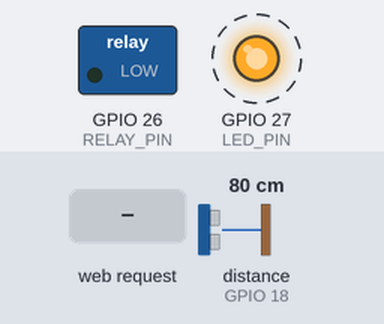
Recording of a sketch running on a simulated ESP32. Parts: switched loads named in the sketch (green lamp = pin HIGH), output pins drawn as LEDs (lit = HIGH). Wiring (inferred from the names in the program): ultrasonic range finder: trigger GPIO 5; echo GPIO 18. Dashed ring = blinking. The test bench sets the inputs (shaded band); at power-on: distance to the obstacle (sensor on GPIO 18) 80 cm. The echo pulse lasts 58.3 µs per cm; WiFi joins after 1.5 s; servers stay silent unless stated; pins used as bus, display or sensor lines are not drawn; what the sketch prints to the serial monitor is not drawn.

Above: at 2.59 s.
2.9 s: distance to the obstacle (sensor on GPIO 18) set to 12 cm
At 3.41 s:
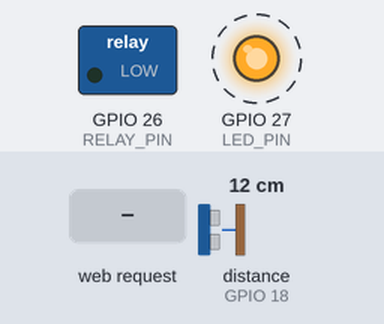
5.9 s: distance to the obstacle (sensor on GPIO 18) set to 9 cm
At 7.2 s:
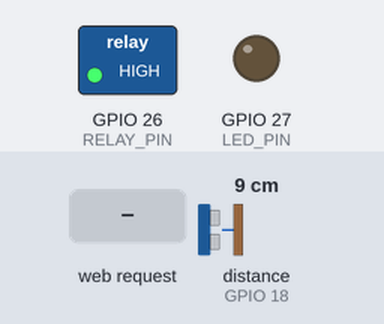
7.5 s: HTTP request GET /set?full=1&empty=1&height=1 received
At 8.07 s:
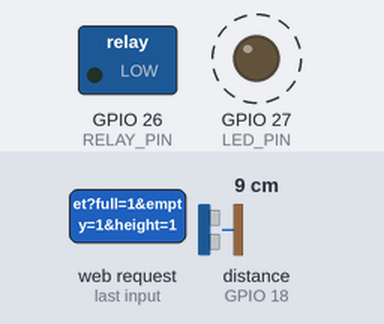
10.5 s: HTTP request GET /set?full=120 received
At 10.58 s:
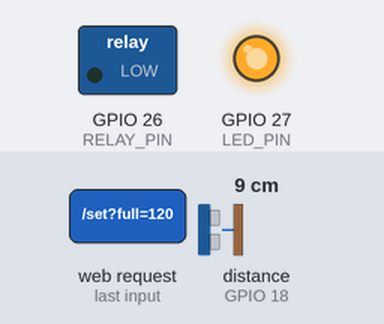
12.1 s: distance to the obstacle (sensor on GPIO 18) set to 118 cm
13.6 s: distance to the obstacle (sensor on GPIO 18) set to 126 cm
At 13.87 s:
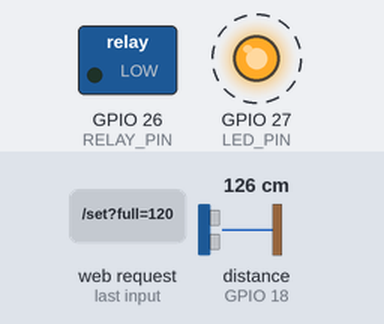
Timing chart, 0 to 17.6 s (numbered marks = the images above; inputs shaded):
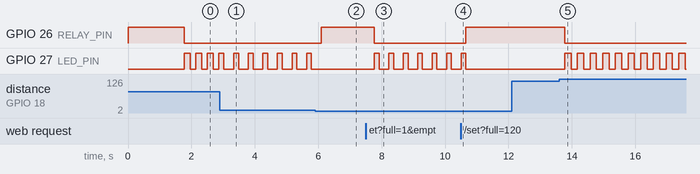

Measured:
- the behaviour switches between 11 and 10 cm on distance to the obstacle (sensor on GPIO 18) (found by bisection; images 1 and 2)
- the behaviour switches between 121 and 122 cm on distance to the obstacle (sensor on GPIO 18) (found by bisection; images 4 and 5)
- after the input at 2.9 s, GPIO 27 (LED_PIN): alternates HIGH for 0.15 s and LOW for 0.31 s, starting after 0.43 s
- after the input at 5.9 s, GPIO 26 (RELAY_PIN): LOW → HIGH after 0.19 s; GPIO 27 (LED_PIN): stops changing and stays LOW
- after the input at 7.5 s, GPIO 26 (RELAY_PIN): HIGH → LOW after 0.27 s; GPIO 27 (LED_PIN): alternates HIGH for 0.15 s and LOW for 0.30 s, starting after 0.27 s
- after the input at 10.5 s, GPIO 26 (RELAY_PIN): LOW → HIGH after 0.16 s; GPIO 27 (LED_PIN): goes on until 10.7 s, then stays LOW
- after the input at 12.1 s, every drawn part: stays the same
- after the input at 13.6 s, GPIO 26 (RELAY_PIN): HIGH → LOW after 0.17 s; GPIO 27 (LED_PIN): alternates HIGH for 0.20 s and LOW for 0.20 s, starting after 0.17 s
- by itself, GPIO 27 (LED_PIN): alternates HIGH for 0.18 s and LOW for 0.18 s

The sketch:

code.ino
```cpp
#include <WiFi.h>
#include <WebServer.h>

// ===================== Pins =====================
#define TRIG_PIN   5
#define ECHO_PIN   18
#define RELAY_PIN  26   // Active-LOW relay: LOW=ON, HIGH=OFF
#define LED_PIN    27

// ===================== Network ==================
const char* ssid     = "A9";
const char* password = "anshattre09";

// ===================== Tank Config ===============
float tank_height_cm         = 25.0;  // Total tank height (cm)
float full_threshold_cm      = 10.0;  // Gap <= this => tank considered full => valve OFF
float empty_threshold_cm     = 23.0;  // Gap >= this => tank considered empty => valve ON

// Sanity: empty should be > full for hysteresis
// ===============================================

WebServer server(80);

// ===================== State ====================
volatile bool valveOn     = false;   // true => relay LOW, valve open
float last_distance_cm    = -1.0;    // last valid distance reading
bool sensor_ok            = false;
unsigned long boot_ms     = 0;

// LED blink (non-blocking)
unsigned long lastBlinkMs = 0;
const unsigned long BLINK_ON_MS  = 120;
const unsigned long BLINK_OFF_MS = 180;
bool ledState = false;

// ===================== Utils ====================
static inline void valveWrite(bool on) {
  digitalWrite(RELAY_PIN, on ? LOW : HIGH); // Active-LOW
  valveOn = on;
}

static inline void corsHeaders() {
  server.sendHeader("Access-Control-Allow-Origin", "*");
  server.sendHeader("Access-Control-Allow-Methods", "GET,POST,OPTIONS");
  server.sendHeader("Access-Control-Allow-Headers", "Content-Type");
}

float readDistanceOnce() {
  digitalWrite(TRIG_PIN, LOW);
  delayMicroseconds(2);
  digitalWrite(TRIG_PIN, HIGH);
  delayMicroseconds(10);
  digitalWrite(TRIG_PIN, LOW);

  // Timeout 30ms ~ 5m max
  unsigned long duration = pulseIn(ECHO_PIN, HIGH, 30000UL);
  if (duration == 0) return -1.0f;

  // Speed of sound ~0.0343 cm/us (20-25C typical)
  float d = (duration * 0.0343f) / 2.0f;
  return d;
}

// Take multiple samples with simple outlier resistance
float getDistanceAveraged(uint8_t samples = 7) {
  float acc = 0.0f;
  uint8_t good = 0;

  for (uint8_t i = 0; i < samples; i++) {
    float d = readDistanceOnce();
    if (d > 0 && d < 1000) { // sanity cap
      acc += d;
      good++;
    }
    delay(20);
  }

  if (good == 0) return -1.0f;
  return acc / good;
}

String jsonStatus() {
  float gap = last_distance_cm;
  float level_cm = (gap < 0) ? -1 : max(0.0f, tank_height_cm - gap);
  float level_pct = (gap < 0) ? -1 : (100.0f * level_cm / tank_height_cm);
  String ip = WiFi.localIP().toString();

  String j = "{";
  j += "\"ip\":\"" + ip + "\",";
  j += "\"uptime_ms\":" + String(millis() - boot_ms) + ",";
  j += "\"sensor_ok\":" + String(sensor_ok ? "true" : "false") + ",";
  j += "\"distance_cm\":" + String(last_distance_cm, 1) + ",";
  j += "\"level_cm\":" + String(level_cm, 1) + ",";
  j += "\"level_percent\":" + String(level_pct, 1) + ",";
  j += "\"valveOn\":" + String(valveOn ? "true" : "false") + ",";
  j += "\"thresholds\":{\"full_cm\":" + String(full_threshold_cm, 1) +
       ",\"empty_cm\":" + String(empty_threshold_cm, 1) + "},";
  j += "\"tank_height_cm\":" + String(tank_height_cm, 1);
  j += "}";
  return j;
}

void handleRoot() {
  corsHeaders();
  // Minimal dashboard
  String page = R"HTML(
<!doctype html>
<html>
<head>
<meta charset="utf-8"/>
<meta name="viewport" content="width=device-width,initial-scale=1"/>
<title>Water Tank Controller</title>
<style>
  body{font-family:system-ui,-apple-system,Segoe UI,Roboto,Arial;margin:24px;}
  .card{max-width:520px;border:1px solid #ddd;border-radius:12px;padding:16px;box-shadow:0 2px 8px rgba(0,0,0,.05)}
  .row{display:flex;justify-content:space-between;margin:8px 0}
  .bar{height:20px;background:#eee;border-radius:10px;overflow:hidden}
  .fill{height:100%;width:0%}
  button{padding:10px 14px;border-radius:10px;border:1px solid #ccc;background:#fafafa;cursor:pointer}
  input{padding:8px;border-radius:8px;border:1px solid #ccc;width:100px}
  .ok{background:#4caf50}
  .warn{background:#f44336;color:#fff}
</style>
</head>
<body>
  <h2>Smart Water Tank Controller</h2>
  <div class="card">
    <div class="row"><div>IP</div><div id="ip">-</div></div>
    <div class="row"><div>Sensor</div><div id="sensor">-</div></div>
    <div class="row"><div>Gap (cm)</div><div id="gap">-</div></div>
    <div class="row"><div>Level (cm)</div><div id="level">-</div></div>
    <div class="row"><div>Level (%)</div><div id="pct">-</div></div>
    <div class="bar"><div id="fill" class="fill"></div></div>
    <div class="row" style="margin-top:12px;">
      <button id="toggleBtn">Toggle Valve</button>
      <div>Valve: <b id="valve">-</b></div>
    </div>
    <hr/>
    <h4>Settings</h4>
    <div class="row">
      <div>Full threshold (cm)</div>
      <input id="full" type="number" step="0.1"/>
    </div>
    <div class="row">
      <div>Empty threshold (cm)</div>
      <input id="empty" type="number" step="0.1"/>
    </div>
    <div class="row">
      <div>Tank height (cm)</div>
      <input id="height" type="number" step="0.1"/>
    </div>
    <div class="row"><button id="saveBtn">Save</button><div id="saveMsg"></div></div>
  </div>

<script>
const $ = (id)=>document.getElementById(id);
async function getStatus(){
  const r = await fetch('/status');
  const j = await r.json();
  $('ip').textContent = j.ip || '-';
  $('sensor').textContent = j.sensor_ok ? 'OK' : 'ERROR';
  $('sensor').className = j.sensor_ok ? 'ok' : 'warn';
  $('gap').textContent = j.distance_cm;
  $('level').textContent = j.level_cm;
  $('pct').textContent = j.level_percent + '%';
  $('fill').style.width = Math.max(0, Math.min(100, j.level_percent)) + '%';
  $('fill').style.background = j.level_percent > 90 ? '#4caf50' : (j.level_percent < 20 ? '#f44336' : '#2196f3');
  $('valve').textContent = j.valveOn ? 'ON' : 'OFF';
  $('toggleBtn').textContent = j.valveOn ? 'Turn OFF' : 'Turn ON';
  $('full').value = j.thresholds.full_cm;
  $('empty').value = j.thresholds.empty_cm;
  $('height').value = j.tank_height_cm;
}
$('toggleBtn').onclick = async ()=>{
  await fetch('/toggle', {method:'POST'});
  getStatus();
}
$('saveBtn').onclick = async ()=>{
  const full = $('full').value;
  const empty = $('empty').value;
  const height = $('height').value;
  const r = await fetch(`/set?full=${full}&empty=${empty}&height=${height}`, {method:'POST'});
  $('saveMsg').textContent = r.ok ? 'Saved' : 'Failed';
  setTimeout(()=> $('saveMsg').textContent='', 1500);
  getStatus();
}
getStatus();
setInterval(getStatus, 1500);
</script>
</body>
</html>
)HTML";
  server.send(200, "text/html; charset=utf-8", page);
}

void handleStatus() {
  corsHeaders();
  server.send(200, "application/json", jsonStatus());
}

void handleToggle() {
  corsHeaders();
  // Simple toggle
  valveWrite(!valveOn);
  server.send(200, "application/json", String("{\"valveOn\":") + (valveOn ? "true" : "false") + "}");
}

void handleSet() {
  corsHeaders();
  // Accept query params: full, empty, height
  if (server.hasArg("full")) {
    full_threshold_cm = server.arg("full").toFloat();
  }
  if (server.hasArg("empty")) {
    empty_threshold_cm = server.arg("empty").toFloat();
  }
  if (server.hasArg("height")) {
    tank_height_cm = server.arg("height").toFloat();
  }

  // Ensure hysteresis sanity
  if (empty_threshold_cm <= full_threshold_cm) {
    empty_threshold_cm = full_threshold_cm + 1.0; // force a gap
  }
  if (tank_height_cm < full_threshold_cm + 1.0) {
    tank_height_cm = full_threshold_cm + 1.0; // ensure height makes sense
  }

  server.send(200, "application/json", jsonStatus());
}

void handleOptions() {
  corsHeaders();
  server.send(204); // No Content
}

// ===================== Setup ====================
void setup() {
  Serial.begin(115200);
  boot_ms = millis();

  pinMode(TRIG_PIN, OUTPUT);
  pinMode(ECHO_PIN, INPUT);
  pinMode(RELAY_PIN, OUTPUT);
  pinMode(LED_PIN, OUTPUT);

  digitalWrite(TRIG_PIN, LOW);
  digitalWrite(LED_PIN, LOW);
  valveWrite(false); // start with valve OFF (safe default)

  Serial.print("Connecting to Wi-Fi ");
  Serial.print(ssid);
  WiFi.begin(ssid, password);
  uint8_t dots = 0;
  while (WiFi.status() != WL_CONNECTED) {
    delay(400);
    Serial.print('.');
    if (++dots % 40 == 0) Serial.println();
  }
  Serial.println("\nConnected! IP: " + WiFi.localIP().toString());

  // Routes
  server.on("/", HTTP_GET, handleRoot);
  server.on("/status", HTTP_GET, handleStatus);
  server.on("/toggle", HTTP_POST, handleToggle);
  server.on("/set", HTTP_POST, handleSet);
  server.on("/set", HTTP_GET, handleSet); // allow GET for convenience
  server.onNotFound([](){
    corsHeaders();
    server.send(404, "application/json", "{\"error\":\"not found\"}");
  });
  server.on("/", HTTP_OPTIONS, handleOptions);
  server.on("/status", HTTP_OPTIONS, handleOptions);
  server.on("/toggle", HTTP_OPTIONS, handleOptions);
  server.on("/set", HTTP_OPTIONS, handleOptions);

  server.begin();
  Serial.println("HTTP server started.");
}

// ===================== Loop =====================
void loop() {
  // Read distance
  float d = getDistanceAveraged(7);
  if (d < 0) {
    // Sensor failed this cycle
    sensor_ok = false;
    // Fail-safe: turn valve OFF to avoid overflow risk if we don't know the level
    if (valveOn) {
      Serial.println("Sensor error. Turning OFF valve (fail-safe).");
      valveWrite(false);
    }
  } else {
    sensor_ok = true;
    last_distance_cm = d;

    // Control with hysteresis
    // If tank is low (big gap >= empty_threshold) -> turn valve ON
    if (!valveOn && (last_distance_cm >= empty_threshold_cm)) {
      Serial.printf("Gap %.1fcm >= empty(%.1f). Valve ON.\n", last_distance_cm, empty_threshold_cm);
      valveWrite(true);
    }
    // If tank is full (small gap <= full_threshold) -> turn valve OFF
    else if (valveOn && (last_distance_cm <= full_threshold_cm)) {
      Serial.printf("Gap %.1fcm <= full(%.1f). Valve OFF.\n", last_distance_cm, full_threshold_cm);
      valveWrite(false);
    }
  }

  // Non-blocking LED blink if valve is ON
  unsigned long now = millis();
  if (valveOn) {
    if (!ledState && now - lastBlinkMs >= BLINK_OFF_MS) {
      ledState = true;
      lastBlinkMs = now;
      digitalWrite(LED_PIN, HIGH);
    } else if (ledState && now - lastBlinkMs >= BLINK_ON_MS) {
      ledState = false;
      lastBlinkMs = now;
      digitalWrite(LED_PIN, LOW);
    }
  } else {
    if (ledState) {
      ledState = false;
      digitalWrite(LED_PIN, LOW);
    }
  }

  server.handleClient();
  // Small yield to keep WiFi stack happy
  delay(5);
}
```
